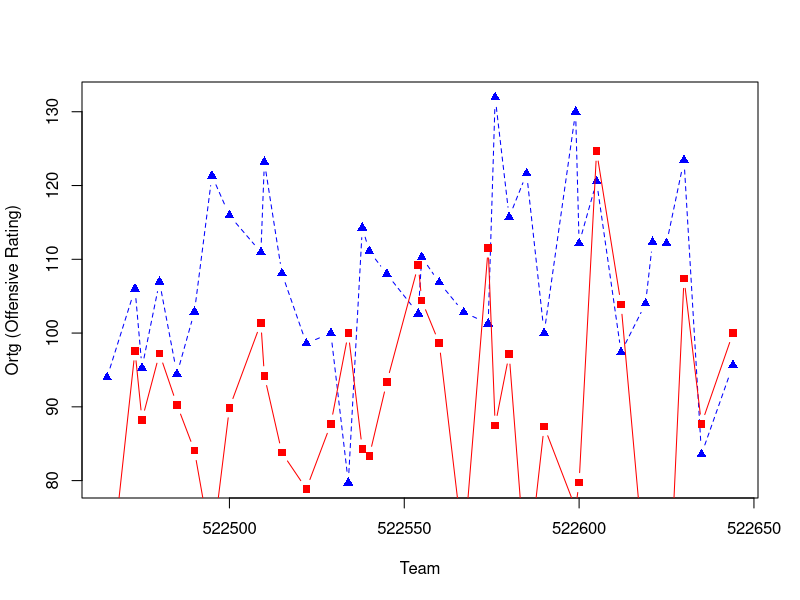
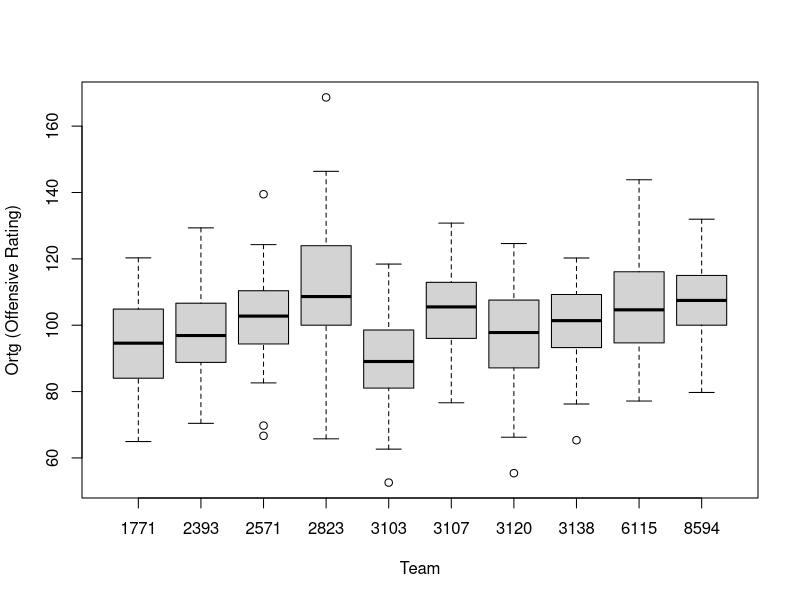
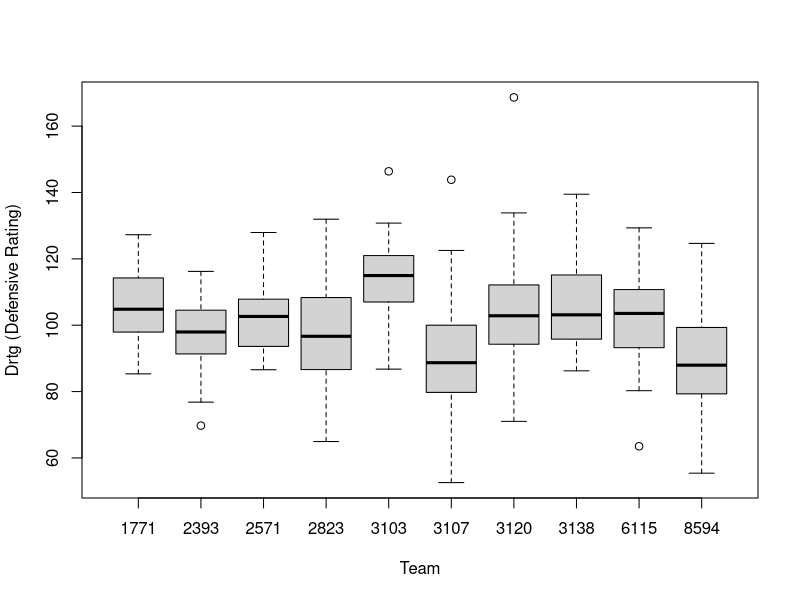
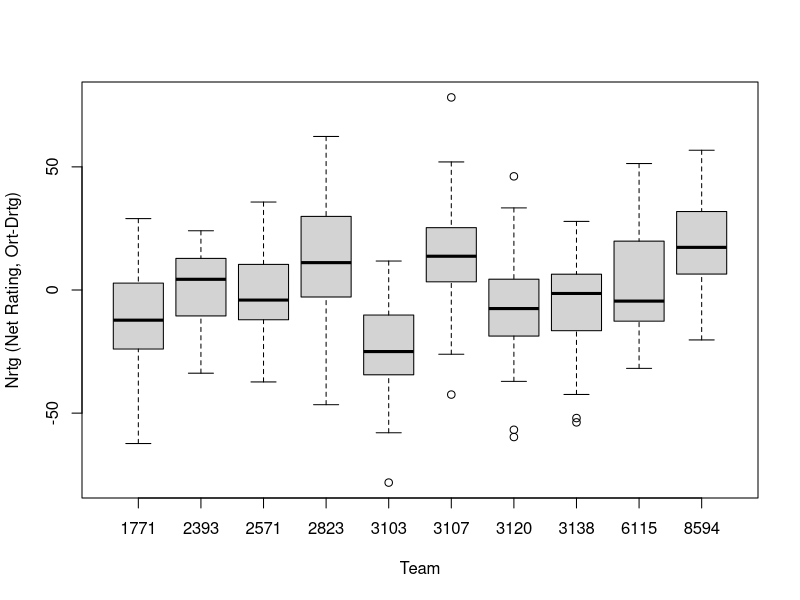
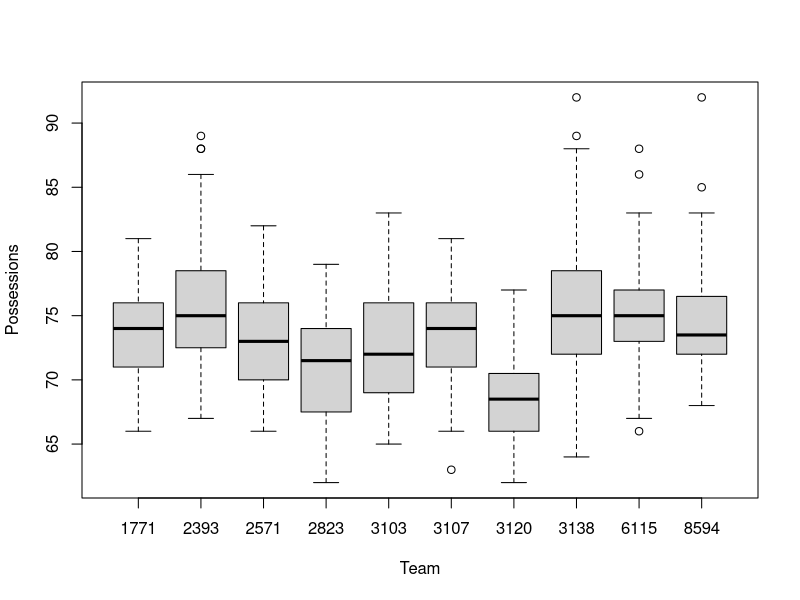

These figures' R source, in order:
# summary I keep for when doin a fully automated run;
# right now I'm only working interactively

#clear workspace?

library(sqldf)

regSeasonID <- 421
playOffID <- 627

sts <- read.csv2("./sources/heren_2010_2011.csv")
sts <- sts[which(sts$cmp_ID==regSeasonID),]

psData <- data.frame(sts$wed_ID, sts$plg_ID, sts$wed_UitPloeg, sts$wed_ThuisPloeg, 
                                sts$scu_FTA, sts$scu_FTM, sts$scu_FGA, sts$scu_FGM, sts$scu_3PM,  sts$scu_3PA, 
                                sts$scu_OffRebounds, sts$scu_DefRebounds, sts$scu_TurnOvers )

# pretify
names(psData) <- sub("^sts.", "", names(psData))        
names(psData) <- sub("scu_", "", names(psData))
names(psData) <- sub("OffRebounds", "OR", names(psData))
names(psData) <- sub("DefRebounds", "DR", names(psData))
names(psData) <- sub("TurnOvers", "TO", names(psData))
names(psData) <- sub("3P", "FG3", names(psData))
                 
games <- sqldf("select wed_ID from sts group by wed_ID")
teams <- sqldf(paste("select plg_ID, thuis_club from sts",
                     "where plg_ID = wed_ThuisPloeg",
                     "group by plg_ID, thuis_club"))

sqlThuis <- paste("select wed_ID, plg_ID, wed_UitPloeg, wed_ThuisPloeg, ", 
                  "max(wed_TeamOffRebThuis) as [OR], ",
                  "max(wed_TeamDefRebThuis) as DR, ", 
                  "max(wed_TeamTurnOverThuis) as [TO] ",
                  "from sts where plg_Id=wed_ThuisPloeg ",
                  "group by wed_Id, plg_ID, wed_UitPloeg, wed_ThuisPloeg")
stsThuis <- sqldf(sqlThuis)

# add zeros for missing columns
missingCols <- setdiff(names(psData), names(stsThuis))  # get missing cols
stsThuis[missingCols] <- 0                              # add to stsThuis, fill with 0 

sqlUit <- gsub("Thuis", "Uit", sqlThuis)
sqlUit <- gsub(", wed_UitPloeg, wed_UitPloeg,", ", wed_UitPloeg, wed_ThuisPloeg,", sqlThuis)  # bug fix :)
stsUit <- sqldf(sqlUit)
stsUit[missingCols] <- 0 

# merge the data frames to obtain a frame we can aggregate on by wed_ID and plg_ID
psData <- rbind(psData, stsThuis, stsUit)

# aggregate by game and team
agg <- aggregate(psData[5:13] , by=list(wed_ID=psData$wed_ID, plg_ID=psData$plg_ID, wed_UitPloeg=psData$wed_UitPloeg, wed_ThuisPloeg=psData$wed_ThuisPloeg), FUN=sum)

sqlGameLine = paste("select * from agg ",
                    "inner join agg opp on ",
                    "agg.wed_ID=opp.wed_ID and (",
                    "(agg.plg_ID = agg.wed_ThuisPloeg and opp.plg_ID = opp.wed_UitPloeg) or ",
                    "(agg.plg_ID = agg.wed_UitPloeg and opp.plg_ID = opp.wed_ThuisPloeg) ",
                    ")",
                    "",
                    "order by wed_ID"
                    )

# pretify columns
gmStats <- sqldf(sqlGameLine)
nrCols <- dim(gmStats)[2]/2
oppCols <- paste("opp", names(gmStats)[nrCols+1:nrCols], sep="_")
names(gmStats)[nrCols+1:nrCols] <- oppCols

gmStats <- transform(gmStats, 
                   pts = FTM + 2*FGM + 3*FG3M,
                   opp_pts =  opp_FTM + 2*opp_FGM + 3*opp_FG3M,
                   ps = TO + 0.4*FTA + (FGA + FG3A) - 1.07 * (FGA + FG3A - FGM - FG3M) * OR / (OR + opp_DR),
                   opp_ps = opp_TO + 0.4*opp_FTA + (opp_FGA + opp_FG3A) - 1.07 * (opp_FGA + opp_FG3A - opp_FGM - opp_FG3M) * opp_OR / (opp_OR + DR)
                   )

gmStats <- transform(gmStats,
                   avgps = round((ps + opp_ps) / 2),
                   WARNING = abs(ps-opp_ps) > 4.0)

gmStats <- transform(gmStats,
                     Ortg = 100 * pts / avgps,
                     Drtg = 100 * opp_pts / avgps,
                     Home =  plg_ID == wed_ThuisPloeg)

gmStats <- transform(gmStats,
                     Nrtg = Ortg - Drtg)

pdf("output/ratings.pdf")

boxplot(Ortg ~ plg_ID, data=gmStats, xlab="Team", ylab="Ortg (Offensive Rating)")
boxplot(Drtg ~ plg_ID, data=gmStats, xlab="Team", ylab="Drtg (Defensive Rating)")
boxplot(Nrtg ~ plg_ID, data=gmStats, xlab="Team", ylab="Nrtg (Net Rating, Ort-Drtg)")

dev.off()

pdf("output/pace.pdf")

boxplot(avgps ~ plg_ID, data=gmStats, xlab="Team", ylab="Possessions")

dev.off()

#pdf("output/game-by-game.pdf")

plgID <- teams[10,1]
forPlot <- gmStats[which(gmStats$plg_ID==plgID),]
plot(forPlot$wed_ID, forPlot$Ortg, type="b", pch=17, lty=2, col="blue", xlab="Team", ylab="Ortg (Offensive Rating)")
lines(forPlot$wed_ID, forPlot$Drtg, pch=15, lty=1, col="red", type="b")

#dev.off()



                 
